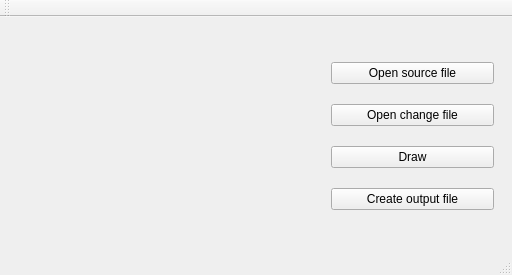
<?xml version="1.0" encoding="UTF-8"?>
<ui version="4.0">
 <class>MainWindow</class>
 <widget class="QMainWindow" name="MainWindow">
  <property name="geometry">
   <rect>
    <x>0</x>
    <y>0</y>
    <width>512</width>
    <height>275</height>
   </rect>
  </property>
  <property name="windowTitle">
   <string>MainWindow</string>
  </property>
  <widget class="QWidget" name="centralWidget">
   <widget class="QCustomPlot" name="plot" native="true">
    <property name="geometry">
     <rect>
      <x>0</x>
      <y>20</y>
      <width>321</width>
      <height>201</height>
     </rect>
    </property>
   </widget>
   <widget class="QWidget" name="verticalLayoutWidget">
    <property name="geometry">
     <rect>
      <x>320</x>
      <y>20</y>
      <width>185</width>
      <height>201</height>
     </rect>
    </property>
    <layout class="QVBoxLayout" name="verticalLayout">
     <item>
      <widget class="QPushButton" name="open">
       <property name="text">
        <string>Open source file</string>
       </property>
      </widget>
     </item>
     <item>
      <widget class="QPushButton" name="change">
       <property name="text">
        <string>Open change file</string>
       </property>
      </widget>
     </item>
     <item>
      <widget class="QPushButton" name="draw">
       <property name="text">
        <string>Draw</string>
       </property>
      </widget>
     </item>
     <item>
      <widget class="QPushButton" name="out">
       <property name="text">
        <string>Create output file</string>
       </property>
      </widget>
     </item>
    </layout>
   </widget>
   <widget class="QWidget" name="horizontalLayoutWidget">
    <property name="geometry">
     <rect>
      <x>0</x>
      <y>0</y>
      <width>511</width>
      <height>21</height>
     </rect>
    </property>
    <layout class="QHBoxLayout" name="horizontalLayout">
     <item>
      <widget class="QComboBox" name="structure">
       <item>
        <property name="text">
         <string>BS Tree</string>
        </property>
       </item>
       <item>
        <property name="text">
         <string>Chaining HS</string>
        </property>
       </item>
       <item>
        <property name="text">
         <string>Open Addressing HS</string>
        </property>
       </item>
      </widget>
     </item>
     <item>
      <widget class="QComboBox" name="action">
       <item>
        <property name="text">
         <string>Add</string>
        </property>
       </item>
       <item>
        <property name="text">
         <string>Delete</string>
        </property>
       </item>
       <item>
        <property name="text">
         <string>Find</string>
        </property>
       </item>
      </widget>
     </item>
    </layout>
   </widget>
  </widget>
  <widget class="QMenuBar" name="menuBar">
   <property name="geometry">
    <rect>
     <x>0</x>
     <y>0</y>
     <width>512</width>
     <height>21</height>
    </rect>
   </property>
  </widget>
  <widget class="QToolBar" name="mainToolBar">
   <attribute name="toolBarArea">
    <enum>TopToolBarArea</enum>
   </attribute>
   <attribute name="toolBarBreak">
    <bool>false</bool>
   </attribute>
  </widget>
  <widget class="QStatusBar" name="statusBar"/>
 </widget>
 <layoutdefault spacing="6" margin="11"/>
 <customwidgets>
  <customwidget>
   <class>QCustomPlot</class>
   <extends>QWidget</extends>
   <header>qcustomplot.h</header>
   <container>1</container>
  </customwidget>
 </customwidgets>
 <resources/>
 <connections/>
</ui>
